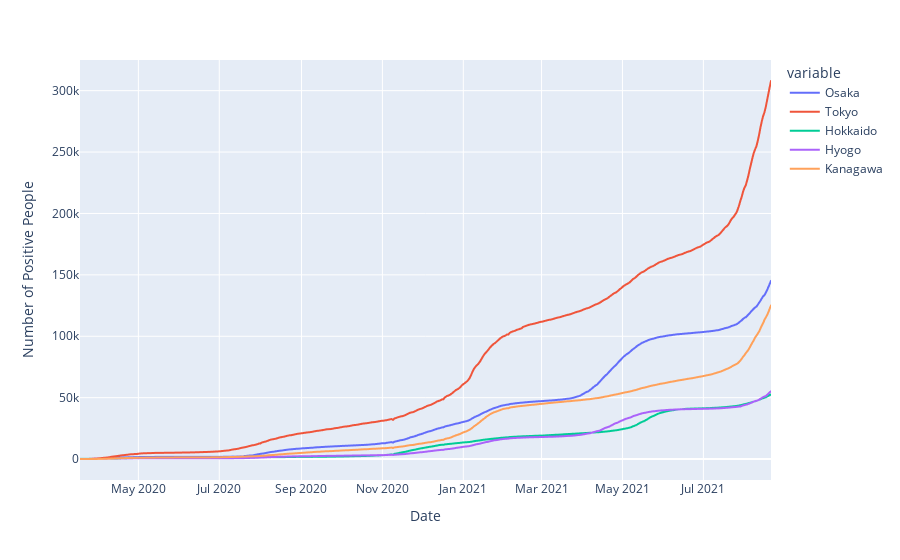

Source (notebook cell):
### Code cell
# draw line chart 
fig = px.line(
    df_pos, 
    y= ['Osaka', 'Tokyo', 'Hokkaido', 'Hyogo', 'Kanagawa'],
    labels={'value': 'Number of Positive People'}
)

fig.show()

### Figure 1 — Plotly figure (JSON) as saved in the notebook; plotly's stock layout.template omitted (floating-point values rounded to 4 significant figures; data arrays with more than 128 entries replaced by an {"elided": "..."} marker saying what was removed)
{"data": [{"hovertemplate": "variable=Osaka<br>Date=%{x}<br>Number of Positive People=%{y}<extra></extra>", "legendgroup": "Osaka", "line": {"color": "#636efa", "dash": "solid"}, "marker": {"symbol": "circle"}, "mode": "lines", "name": "Osaka", "showlegend": true, "type": "scattergl", "x": {"elided": "522 str values"}, "xaxis": "x", "y": {"elided": "522 int values"}, "yaxis": "y"}, {"hovertemplate": "variable=Tokyo<br>Date=%{x}<br>Number of Positive People=%{y}<extra></extra>", "legendgroup": "Tokyo", "line": {"color": "#EF553B", "dash": "solid"}, "marker": {"symbol": "circle"}, "mode": "lines", "name": "Tokyo", "showlegend": true, "type": "scattergl", "x": {"elided": "522 str values"}, "xaxis": "x", "y": {"elided": "522 int values"}, "yaxis": "y"}, {"hovertemplate": "variable=Hokkaido<br>Date=%{x}<br>Number of Positive People=%{y}<extra></extra>", "legendgroup": "Hokkaido", "line": {"color": "#00cc96", "dash": "solid"}, "marker": {"symbol": "circle"}, "mode": "lines", "name": "Hokkaido", "showlegend": true, "type": "scattergl", "x": {"elided": "522 str values"}, "xaxis": "x", "y": {"elided": "522 int values"}, "yaxis": "y"}, {"hovertemplate": "variable=Hyogo<br>Date=%{x}<br>Number of Positive People=%{y}<extra></extra>", "legendgroup": "Hyogo", "line": {"color": "#ab63fa", "dash": "solid"}, "marker": {"symbol": "circle"}, "mode": "lines", "name": "Hyogo", "showlegend": true, "type": "scattergl", "x": {"elided": "522 str values"}, "xaxis": "x", "y": {"elided": "522 int values"}, "yaxis": "y"}, {"hovertemplate": "variable=Kanagawa<br>Date=%{x}<br>Number of Positive People=%{y}<extra></extra>", "legendgroup": "Kanagawa", "line": {"color": "#FFA15A", "dash": "solid"}, "marker": {"symbol": "circle"}, "mode": "lines", "name": "Kanagawa", "showlegend": true, "type": "scattergl", "x": {"elided": "522 str values"}, "xaxis": "x", "y": {"elided": "522 int values"}, "yaxis": "y"}], "layout": {"legend": {"title": {"text": "variable"}, "tracegroupgap": 0}, "margin": {"t": 60}, "xaxis": {"anchor": "y", "domain": [0, 1], "title": {"text": "Date"}}, "yaxis": {"anchor": "x", "domain": [0, 1], "title": {"text": "Number of Positive People"}}}}
